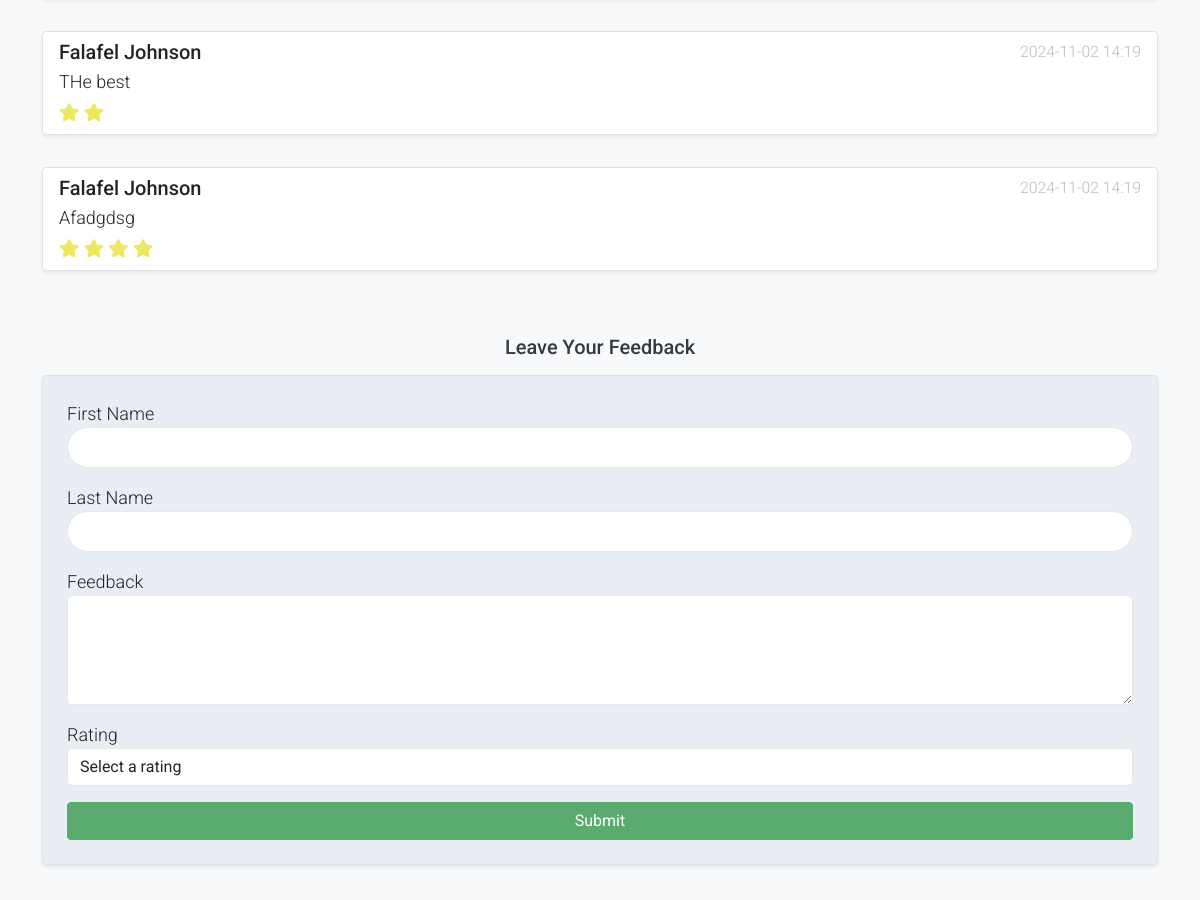
The app's page / (middle part), older data.
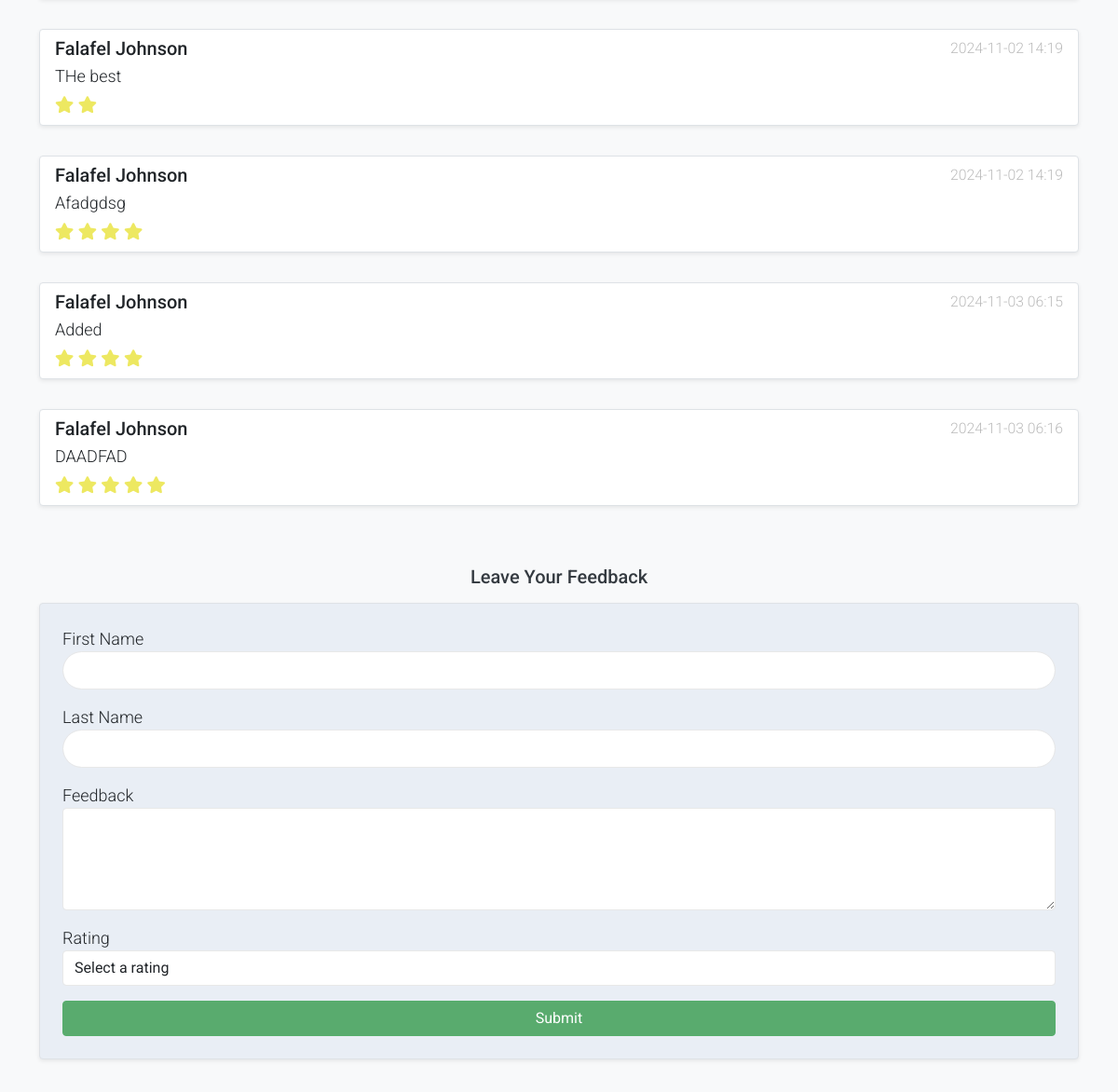
The same page, newer data.
### main/models.py (models this page shows, shortened)
class Comment(models.Model):
    product = models.ForeignKey(Product, on_delete=models.CASCADE, related_name='comments',null=True)
    first_name = models.CharField(max_length=100, null=True)
    last_name = models.CharField(max_length=100, null=True)
    text = models.TextField()
    rating = models.IntegerField(default=0, choices=[(i, f"{i} Star") for i in range(6)])
    created_at = models.DateTimeField(auto_now_add=True)

### main/views.py (the view)
# urls.py: path('', index, name='index'),
def index(request):
    comments = Comment.objects.all()
    form = CommentForm()
    if request.method == 'POST':
        form = CommentForm(request.POST)
        if form.is_valid():
            form.save()
            messages.success(request, 'Your comment has been successfully added!')
            return redirect('main:index')
    context = {
        'comments': comments,
        'form': form,
    }
    return render(request, 'index.html', context)

### main/forms.py
class CommentForm(forms.ModelForm):
    class Meta:
        model = Comment
        fields = ['first_name', 'last_name', 'text', 'rating']
    rating = forms.ChoiceField(choices=[(i, str(i)) for i in range(1, 6)], label="Rating (1-5)")

### templates/index.html (shortened to what this page needs)
{% extends 'base.html' %}
{% load static %}
{% block content %}
    <div class="container py-5">
        <div class="feedback-section mb-5">
            <div class="list-group">
                {% for comment in comments %}
                    <div class="list-group-item my-3 border rounded shadow-sm bg-white">
                        <div class="d-flex justify-content-between align-items-start">
                            <h5 class="mb-1">{{ comment.first_name }} {{ comment.last_name }}</h5>
                            <small class="text-muted">{{ comment.created_at|date:"Y-m-d H:i" }}</small>
                        </div>
                        <p class="mb-1">{{ comment.text }}</p>
                        <div class="text-warning">
                            {% for i in "12345" %}
                                {% if forloop.counter <= comment.rating %}
                                    <i class="fa fa-star"></i>
                                {% else %}
                                    <i class="fa fa-star-o"></i>
                                {% endif %}
                            {% endfor %}
                        </div>
                    </div>
                {% empty %}
                    <div class="list-group-item text-muted">No feedback yet.</div>
                {% endfor %}
            </div>
        </div>
        <h3 class="h5 mb-3">Leave Your Feedback</h3>
        <form method="post" class="p-4 border rounded shadow-sm bg-light">
            <div class="form-group mb-3">
                <label for="first_name">First Name</label>
                <input type="text" name="first_name" class="form-control" required>
            </div>
            <div class="form-group mb-3">
                <label for="last_name">Last Name</label>
                <input type="text" name="last_name" class="form-control" required>
            </div>
            <div class="form-group mb-3">
                <label for="text">Feedback</label>
                <textarea name="text" class="form-control" rows="4" required></textarea>
            </div>
            <div class="form-group mb-3">
                <label for="rating">Rating</label>
                <select name="rating" class="form-control" required>
                    <option value="" disabled selected>Select a rating</option>
                </select>
            </div>
            <button type="submit" class="btn btn-success w-100">Submit</button>
        </form>
    </div>
{% endblock content %}

Row changes from the older to the newer data that the page shows:
added Comment: first_name "Falafel", last_name "Johnson", created_at "2024-11-03 06:15", text "Added", rating 4 (drawn)
added Comment: first_name "Falafel", last_name "Johnson", created_at "2024-11-03 06:16", text "DAADFAD", rating 5 (drawn)
